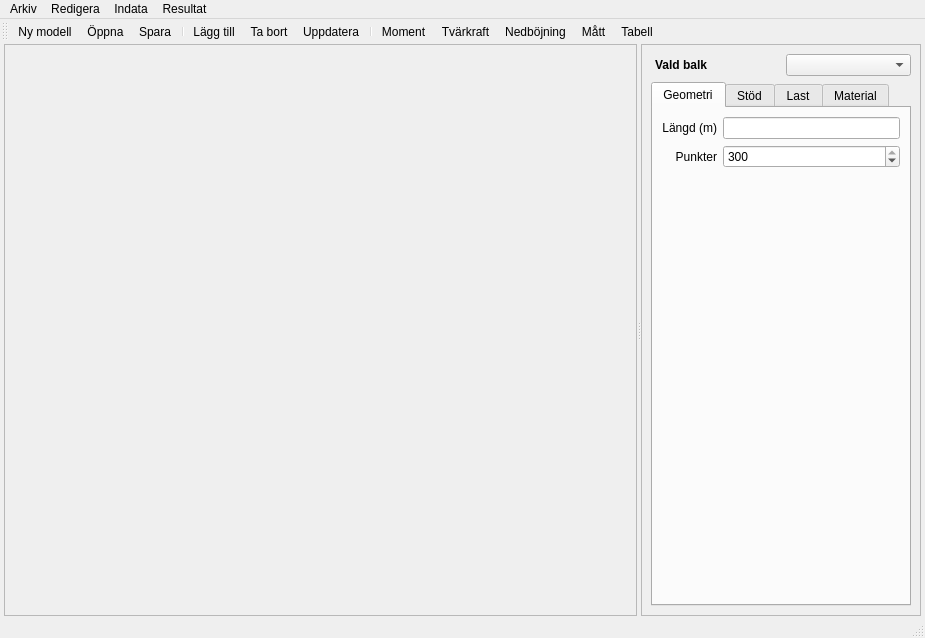
<?xml version="1.0" encoding="UTF-8"?>
<ui version="4.0">
 <class>main_window</class>
 <widget class="QMainWindow" name="main_window">
  <property name="geometry">
   <rect>
    <x>0</x>
    <y>0</y>
    <width>925</width>
    <height>638</height>
   </rect>
  </property>
  <property name="windowTitle">
   <string>Kontinuerlig balk</string>
  </property>
  <widget class="QWidget" name="main_widget">
   <layout class="QVBoxLayout" name="verticalLayout">
    <property name="leftMargin">
     <number>4</number>
    </property>
    <property name="topMargin">
     <number>0</number>
    </property>
    <property name="rightMargin">
     <number>4</number>
    </property>
    <property name="bottomMargin">
     <number>0</number>
    </property>
    <item>
     <widget class="QSplitter" name="splitter">
      <property name="orientation">
       <enum>Qt::Orientation::Horizontal</enum>
      </property>
      <widget class="QFrame" name="frame">
       <property name="sizePolicy">
        <sizepolicy hsizetype="Expanding" vsizetype="Preferred">
         <horstretch>0</horstretch>
         <verstretch>0</verstretch>
        </sizepolicy>
       </property>
       <property name="frameShape">
        <enum>QFrame::Shape::StyledPanel</enum>
       </property>
       <property name="frameShadow">
        <enum>QFrame::Shadow::Raised</enum>
       </property>
       <layout class="QVBoxLayout" name="verticalLayout_3">
        <item>
         <layout class="QVBoxLayout" name="main_layout"/>
        </item>
       </layout>
      </widget>
      <widget class="QFrame" name="frame_3">
       <property name="maximumSize">
        <size>
         <width>280</width>
         <height>16777215</height>
        </size>
       </property>
       <property name="autoFillBackground">
        <bool>false</bool>
       </property>
       <property name="frameShape">
        <enum>QFrame::Shape::StyledPanel</enum>
       </property>
       <property name="frameShadow">
        <enum>QFrame::Shadow::Raised</enum>
       </property>
       <layout class="QVBoxLayout" name="verticalLayout_2">
        <item>
         <layout class="QHBoxLayout" name="horizontalLayout">
          <property name="leftMargin">
           <number>4</number>
          </property>
          <item>
           <widget class="QLabel" name="label">
            <property name="font">
             <font>
              <bold>true</bold>
             </font>
            </property>
            <property name="text">
             <string>Vald balk</string>
            </property>
           </widget>
          </item>
          <item>
           <widget class="QComboBox" name="segment_combo">
            <property name="font">
             <font>
              <bold>true</bold>
             </font>
            </property>
           </widget>
          </item>
         </layout>
        </item>
        <item>
         <widget class="QTabWidget" name="tabWidget">
          <property name="tabPosition">
           <enum>QTabWidget::TabPosition::North</enum>
          </property>
          <property name="tabShape">
           <enum>QTabWidget::TabShape::Rounded</enum>
          </property>
          <property name="currentIndex">
           <number>0</number>
          </property>
          <property name="tabBarAutoHide">
           <bool>false</bool>
          </property>
          <widget class="QWidget" name="geometry_tab">
           <attribute name="title">
            <string>Geometri</string>
           </attribute>
           <layout class="QVBoxLayout" name="verticalLayout_4">
            <item>
             <layout class="QGridLayout" name="gridLayout">
              <item row="0" column="0">
               <widget class="QLabel" name="label_2">
                <property name="text">
                 <string>Längd (m)</string>
                </property>
                <property name="alignment">
                 <set>Qt::AlignmentFlag::AlignRight|Qt::AlignmentFlag::AlignTrailing|Qt::AlignmentFlag::AlignVCenter</set>
                </property>
               </widget>
              </item>
              <item row="0" column="1">
               <widget class="QLineEdit" name="segment_length_text"/>
              </item>
              <item row="1" column="0">
               <widget class="QLabel" name="label_3">
                <property name="text">
                 <string>Punkter</string>
                </property>
                <property name="alignment">
                 <set>Qt::AlignmentFlag::AlignRight|Qt::AlignmentFlag::AlignTrailing|Qt::AlignmentFlag::AlignVCenter</set>
                </property>
               </widget>
              </item>
              <item row="1" column="1">
               <widget class="QSpinBox" name="calc_points_spin">
                <property name="minimum">
                 <number>4</number>
                </property>
                <property name="maximum">
                 <number>300</number>
                </property>
                <property name="value">
                 <number>300</number>
                </property>
               </widget>
              </item>
             </layout>
            </item>
            <item>
             <spacer name="verticalSpacer">
              <property name="orientation">
               <enum>Qt::Orientation::Vertical</enum>
              </property>
              <property name="sizeHint" stdset="0">
               <size>
                <width>20</width>
                <height>40</height>
               </size>
              </property>
             </spacer>
            </item>
           </layout>
          </widget>
          <widget class="QWidget" name="support_tab">
           <attribute name="title">
            <string>Stöd</string>
           </attribute>
           <layout class="QVBoxLayout" name="verticalLayout_9">
            <item>
             <layout class="QHBoxLayout" name="horizontalLayout_2">
              <item>
               <widget class="QGroupBox" name="support_group">
                <property name="title">
                 <string>Vänster</string>
                </property>
                <layout class="QVBoxLayout" name="verticalLayout_7">
                 <item>
                  <widget class="QRadioButton" name="left_support_xyr_option">
                   <property name="text">
                    <string>XYR</string>
                   </property>
                  </widget>
                 </item>
                 <item>
                  <widget class="QRadioButton" name="left_support_xy_option">
                   <property name="text">
                    <string>XY</string>
                   </property>
                  </widget>
                 </item>
                 <item>
                  <widget class="QRadioButton" name="left_support_y_option">
                   <property name="text">
                    <string>Y</string>
                   </property>
                  </widget>
                 </item>
                </layout>
               </widget>
              </item>
              <item>
               <widget class="QGroupBox" name="support_group_2">
                <property name="title">
                 <string>Höger</string>
                </property>
                <layout class="QVBoxLayout" name="verticalLayout_8">
                 <item>
                  <widget class="QRadioButton" name="right_support_xyr_option">
                   <property name="text">
                    <string>XYR</string>
                   </property>
                  </widget>
                 </item>
                 <item>
                  <widget class="QRadioButton" name="right_support_xy_option">
                   <property name="text">
                    <string>XY</string>
                   </property>
                  </widget>
                 </item>
                 <item>
                  <widget class="QRadioButton" name="right_support_y_option">
                   <property name="text">
                    <string>Y</string>
                   </property>
                  </widget>
                 </item>
                </layout>
               </widget>
              </item>
             </layout>
            </item>
            <item>
             <spacer name="verticalSpacer_4">
              <property name="orientation">
               <enum>Qt::Orientation::Vertical</enum>
              </property>
              <property name="sizeHint" stdset="0">
               <size>
                <width>20</width>
                <height>40</height>
               </size>
              </property>
             </spacer>
            </item>
           </layout>
          </widget>
          <widget class="QWidget" name="load_tab">
           <attribute name="title">
            <string>Last</string>
           </attribute>
           <layout class="QVBoxLayout" name="verticalLayout_5">
            <item>
             <layout class="QHBoxLayout" name="horizontalLayout_4">
              <item>
               <widget class="QLabel" name="label_4">
                <property name="text">
                 <string>Utbredd last (N/m)</string>
                </property>
               </widget>
              </item>
              <item>
               <widget class="QLineEdit" name="segment_load_text"/>
              </item>
             </layout>
            </item>
            <item>
             <spacer name="verticalSpacer_2">
              <property name="orientation">
               <enum>Qt::Orientation::Vertical</enum>
              </property>
              <property name="sizeHint" stdset="0">
               <size>
                <width>20</width>
                <height>40</height>
               </size>
              </property>
             </spacer>
            </item>
           </layout>
          </widget>
          <widget class="QWidget" name="material_tab">
           <attribute name="title">
            <string>Material</string>
           </attribute>
           <layout class="QVBoxLayout" name="verticalLayout_6">
            <item>
             <layout class="QGridLayout" name="gridLayout_2">
              <item row="0" column="0">
               <widget class="QLabel" name="label_5">
                <property name="text">
                 <string>Elasticitetsmodul (Pa)</string>
                </property>
               </widget>
              </item>
              <item row="0" column="1">
               <widget class="QLineEdit" name="e_text"/>
              </item>
              <item row="1" column="0">
               <widget class="QLabel" name="label_6">
                <property name="text">
                 <string>Tvärsnittsarea (m2)</string>
                </property>
               </widget>
              </item>
              <item row="1" column="1">
               <widget class="QLineEdit" name="a_text"/>
              </item>
              <item row="2" column="0">
               <widget class="QLabel" name="label_7">
                <property name="text">
                 <string>Tröghetsmoment (m3)</string>
                </property>
               </widget>
              </item>
              <item row="2" column="1">
               <widget class="QLineEdit" name="i_text"/>
              </item>
             </layout>
            </item>
            <item>
             <spacer name="verticalSpacer_3">
              <property name="orientation">
               <enum>Qt::Orientation::Vertical</enum>
              </property>
              <property name="sizeHint" stdset="0">
               <size>
                <width>20</width>
                <height>40</height>
               </size>
              </property>
             </spacer>
            </item>
           </layout>
          </widget>
         </widget>
        </item>
       </layout>
      </widget>
     </widget>
    </item>
   </layout>
  </widget>
  <widget class="QMenuBar" name="menu_bar">
   <property name="geometry">
    <rect>
     <x>0</x>
     <y>0</y>
     <width>925</width>
     <height>22</height>
    </rect>
   </property>
   <widget class="QMenu" name="file_menu">
    <property name="title">
     <string>Arkiv</string>
    </property>
    <addaction name="new_action"/>
    <addaction name="separator"/>
    <addaction name="open_action"/>
    <addaction name="save_action"/>
    <addaction name="save_as_action"/>
    <addaction name="separator"/>
    <addaction name="exit_action"/>
   </widget>
   <widget class="QMenu" name="input_menu">
    <property name="title">
     <string>Indata</string>
    </property>
    <addaction name="segments_action"/>
    <addaction name="bc_action"/>
   </widget>
   <widget class="QMenu" name="menuResultat">
    <property name="title">
     <string>Resultat</string>
    </property>
    <addaction name="moment_action"/>
    <addaction name="section_force_action"/>
    <addaction name="displ_action"/>
    <addaction name="results_view_action"/>
   </widget>
   <widget class="QMenu" name="menuRedigera">
    <property name="title">
     <string>Redigera</string>
    </property>
    <addaction name="add_beam_action"/>
    <addaction name="remove_beam_action"/>
    <addaction name="update_action"/>
   </widget>
   <addaction name="file_menu"/>
   <addaction name="menuRedigera"/>
   <addaction name="input_menu"/>
   <addaction name="menuResultat"/>
  </widget>
  <widget class="QToolBar" name="toolBar">
   <property name="windowTitle">
    <string>toolBar</string>
   </property>
   <property name="styleSheet">
    <string notr="true">QToolBar { border: none; }

QToolButton::checked {
	background-color: rgb(218, 218, 218);
	color: rgb(157, 157, 157);
}</string>
   </property>
   <property name="iconSize">
    <size>
     <width>24</width>
     <height>24</height>
    </size>
   </property>
   <property name="toolButtonStyle">
    <enum>Qt::ToolButtonStyle::ToolButtonTextUnderIcon</enum>
   </property>
   <attribute name="toolBarArea">
    <enum>TopToolBarArea</enum>
   </attribute>
   <attribute name="toolBarBreak">
    <bool>false</bool>
   </attribute>
   <addaction name="new_action"/>
   <addaction name="open_action"/>
   <addaction name="save_action"/>
   <addaction name="separator"/>
   <addaction name="add_beam_action"/>
   <addaction name="remove_beam_action"/>
   <addaction name="update_action"/>
   <addaction name="separator"/>
   <addaction name="moment_action"/>
   <addaction name="section_force_action"/>
   <addaction name="displ_action"/>
   <addaction name="dimension_action"/>
   <addaction name="results_view_action"/>
  </widget>
  <widget class="QStatusBar" name="statusBar"/>
  <action name="open_action">
   <property name="icon">
    <iconset resource="beam_app.qrc">
     <normaloff>:/toolbar/images/Open Document.png</normaloff>
     <normalon>:/toolbar/images/icons8-open-32.png</normalon>:/toolbar/images/Open Document.png</iconset>
   </property>
   <property name="text">
    <string>Öppna</string>
   </property>
   <property name="shortcut">
    <string>Ctrl+O</string>
   </property>
  </action>
  <action name="save_action">
   <property name="icon">
    <iconset resource="beam_app.qrc">
     <normaloff>:/toolbar/images/Save.png</normaloff>
     <normalon>:/toolbar/images/icons8-save-32.png</normalon>:/toolbar/images/Save.png</iconset>
   </property>
   <property name="text">
    <string>Spara</string>
   </property>
   <property name="shortcut">
    <string>Ctrl+S</string>
   </property>
  </action>
  <action name="save_as_action">
   <property name="icon">
    <iconset>
     <normalon>:/toolbar/images/icons8-save-as-32.png</normalon>
    </iconset>
   </property>
   <property name="text">
    <string>Spara som...</string>
   </property>
   <property name="shortcut">
    <string>Ctrl+Shift+S</string>
   </property>
  </action>
  <action name="exit_action">
   <property name="text">
    <string>Avsluta</string>
   </property>
   <property name="shortcut">
    <string>Ctrl+X</string>
   </property>
  </action>
  <action name="new_action">
   <property name="icon">
    <iconset resource="beam_app.qrc">
     <normaloff>:/toolbar/images/Add File.png</normaloff>
     <normalon>:/toolbar/images/icons8-file-32.png</normalon>:/toolbar/images/Add File.png</iconset>
   </property>
   <property name="text">
    <string>Ny modell</string>
   </property>
   <property name="shortcut">
    <string>Ctrl+N</string>
   </property>
  </action>
  <action name="segments_action">
   <property name="checkable">
    <bool>true</bool>
   </property>
   <property name="icon">
    <iconset>
     <normalon>:/toolbar/images/icons8-edit-property-32.png</normalon>
    </iconset>
   </property>
   <property name="text">
    <string>Balkar...</string>
   </property>
   <property name="menuRole">
    <enum>QAction::MenuRole::NoRole</enum>
   </property>
  </action>
  <action name="bc_action">
   <property name="checkable">
    <bool>true</bool>
   </property>
   <property name="icon">
    <iconset>
     <normalon>:/toolbar/images/icons8-edit-property-32.png</normalon>
    </iconset>
   </property>
   <property name="text">
    <string>Stöd...</string>
   </property>
  </action>
  <action name="results_view_action">
   <property name="checkable">
    <bool>true</bool>
   </property>
   <property name="icon">
    <iconset resource="beam_app.qrc">
     <normaloff>:/toolbar/images/Table.png</normaloff>:/toolbar/images/Table.png</iconset>
   </property>
   <property name="text">
    <string>Tabell...</string>
   </property>
  </action>
  <action name="add_beam_action">
   <property name="icon">
    <iconset resource="beam_app.qrc">
     <normaloff>:/toolbar/images/Add.png</normaloff>:/toolbar/images/Add.png</iconset>
   </property>
   <property name="text">
    <string>Lägg till</string>
   </property>
   <property name="shortcut">
    <string>Ctrl++</string>
   </property>
   <property name="menuRole">
    <enum>QAction::MenuRole::NoRole</enum>
   </property>
  </action>
  <action name="remove_beam_action">
   <property name="icon">
    <iconset resource="beam_app.qrc">
     <normaloff>:/toolbar/images/Minus.png</normaloff>:/toolbar/images/Minus.png</iconset>
   </property>
   <property name="text">
    <string>Ta bort</string>
   </property>
   <property name="shortcut">
    <string>Ctrl+-</string>
   </property>
   <property name="menuRole">
    <enum>QAction::MenuRole::NoRole</enum>
   </property>
  </action>
  <action name="moment_action">
   <property name="checkable">
    <bool>true</bool>
   </property>
   <property name="icon">
    <iconset resource="beam_app.qrc">
     <normaloff>:/toolbar/images/M.png</normaloff>:/toolbar/images/M.png</iconset>
   </property>
   <property name="text">
    <string>Moment</string>
   </property>
   <property name="menuRole">
    <enum>QAction::MenuRole::NoRole</enum>
   </property>
  </action>
  <action name="section_force_action">
   <property name="checkable">
    <bool>true</bool>
   </property>
   <property name="icon">
    <iconset resource="beam_app.qrc">
     <normaloff>:/toolbar/images/V.png</normaloff>:/toolbar/images/V.png</iconset>
   </property>
   <property name="text">
    <string>Tvärkraft</string>
   </property>
   <property name="menuRole">
    <enum>QAction::MenuRole::NoRole</enum>
   </property>
  </action>
  <action name="displ_action">
   <property name="checkable">
    <bool>true</bool>
   </property>
   <property name="icon">
    <iconset resource="beam_app.qrc">
     <normaloff>:/toolbar/images/Y.png</normaloff>:/toolbar/images/Y.png</iconset>
   </property>
   <property name="text">
    <string>Nedböjning</string>
   </property>
   <property name="menuRole">
    <enum>QAction::MenuRole::NoRole</enum>
   </property>
  </action>
  <action name="update_action">
   <property name="icon">
    <iconset resource="beam_app.qrc">
     <normaloff>:/toolbar/images/Available Updates.png</normaloff>:/toolbar/images/Available Updates.png</iconset>
   </property>
   <property name="text">
    <string>Uppdatera</string>
   </property>
   <property name="shortcut">
    <string>Ctrl+R</string>
   </property>
   <property name="menuRole">
    <enum>QAction::MenuRole::NoRole</enum>
   </property>
  </action>
  <action name="dimension_action">
   <property name="checkable">
    <bool>true</bool>
   </property>
   <property name="icon">
    <iconset resource="beam_app.qrc">
     <normaloff>:/toolbar/images/Dimensions.png</normaloff>:/toolbar/images/Dimensions.png</iconset>
   </property>
   <property name="text">
    <string>Mått</string>
   </property>
   <property name="menuRole">
    <enum>QAction::MenuRole::NoRole</enum>
   </property>
  </action>
 </widget>
 <resources>
  <include location="beam_app.qrc"/>
 </resources>
 <connections/>
</ui>
